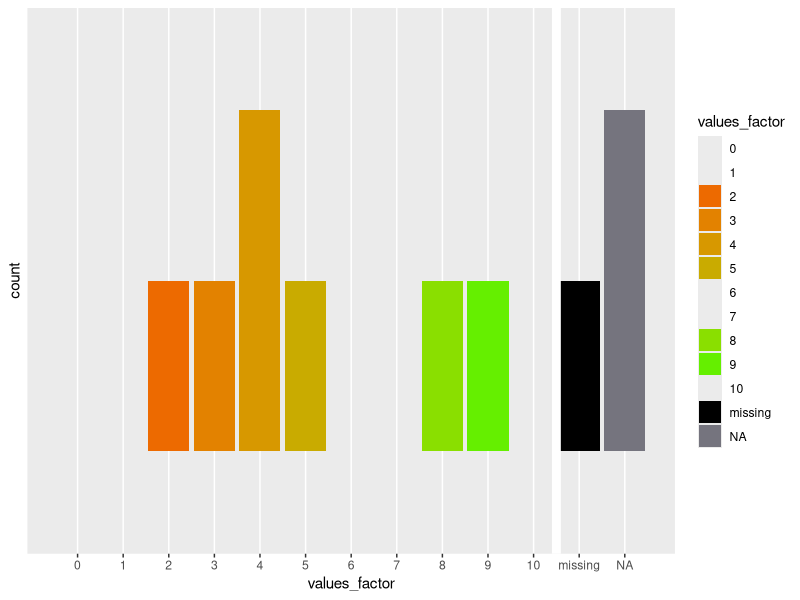
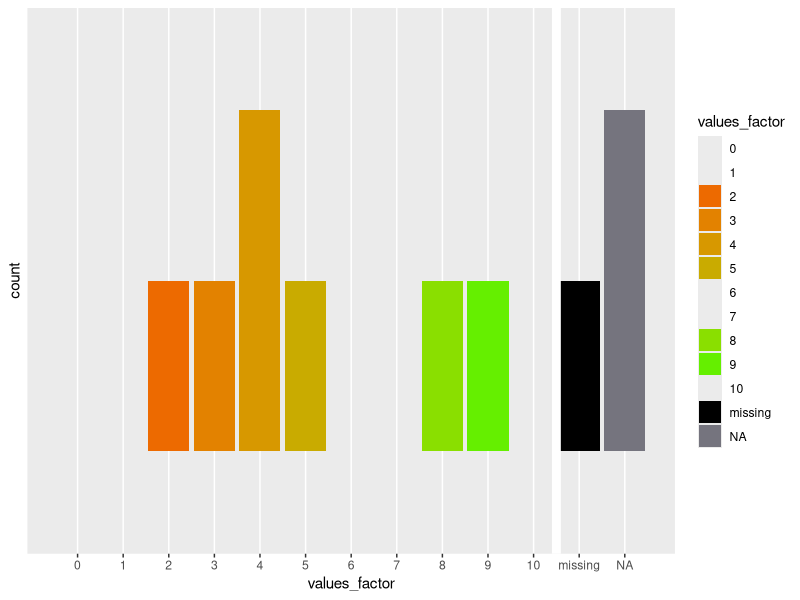

Reproduce these figures in R, in order.
## Startup #####################################################################
# clear workspace
rm(list = ls())

# Libraries!
library("ggplot2")



## functions ###################################################################
# validation
decode_and_validate<- function(vector_of_values, vector_of_possible_values, vector_of_possible_lables ){
  
  # save the original data
  output_df <- data.frame(values_original= vector_of_values)
  
  # convert it to a factor with the right order as the vector_of_possible_lables
  # indicates. With this transformation all values not specified in the 
  # vector_of_possible_values are turned NA
  output_df$values_factor   <- factor(x = output_df$values_original
                                      , levels = vector_of_possible_values
                                      , labels = vector_of_possible_lables)
                                      # , ordered = TRUE)
  
  # convert to character
  output_df$values_for_math <- as.character(x = output_df$values_factor)
  # convert to numeric - everything that is not a number is turned to NA so that
  # there is only a clean vector for doing math things
  suppressWarnings(
    output_df$values_for_math <- as.numeric(x = output_df$values_for_math)
    )
  return(output_df)
}


create_color_pallet <- function(vector_of_possible_values){
  # bob ross wants to create a bar plot with lots of happy little bars.
  
  # herefore he needs to know how many different happy bars should be there
  how_many_numbers = length(vector_of_possible_values)
  
  # one of the little bars doesn't want to be there all the time he checks if 
  # the grumpy missing value wants to be in this picture
  if (99 %in% vector_of_possible_values)
    how_many_numbers = how_many_numbers - 1
  
  # every happy little bar wants to be painted in a different color because 
  # every bar is different but equally important. Here the happy little bars want 
  # to be drawn either green or red.
  happy_little_bars_colors <- scales::seq_gradient_pal("red", "green", "Lab")(seq(0,1,length.out=how_many_numbers))
  
  # oh dear lets check again if grumpy missing value bar wants to be in our 
  # picture. If he wants to be here lets assign the grumpy missing value a 
  # different color because he's very special
  if (99 %in% vector_of_possible_values)
    happy_little_bars_colors[how_many_numbers+1] <-  "#000000"
  
  
  # now bob is taking his small detail brush dips it into some color and is 
  # ready to create all those little happy bars. He even thinks about the the 
  # NA bar that always gets sad because it only there when somebody didn't want
  # to share his thoughts and rather kept his hopes and dreams by himself.
  # Also if a happy little bar doesn't want to be there, he just paints the 
  # happy little bars with the color he promised to paint them
  twleve_inch_brush <- scale_fill_manual(values = happy_little_bars_colors , na.value="#75747E" ,drop=F)
  
  return(twleve_inch_brush)
}

seq_containing_min_and_max <- function(min, max, breaks){
  
  
}

## promo code ##################################################################
value <- c(0,1,2,3,4,5,6,7,8,9,10,99)
label <- c('0','1','2','3','4','5','6','7','8','9','10','missing')



values = round(runif(10, min=0, max=11))
values[1] = NA
values[2] = 99
values[3] = 11

data <- decode_and_validate(vector_of_values = values, vector_of_possible_values = value, vector_of_possible_lables = label)
head(data)



# data$values_for_math <- as.character(data$values_factor)
# data$values_for_math <- as.numeric(x = data$values_for_math)
# head(data)

decode_and_validate_df = data
vector_of_possible_values = value
vector_of_possible_lables = label


do_plot <- function(decode_and_validate_df, vector_of_possible_values, vector_of_possible_lables){
  # bob ross wants to create a beautiful little picture with lots of 
  # happy little bars  
  
  # first he needs to know how big his canvas has to be. 
  # The width of the painting will be determined by the possible happy bars
  # he can use length(vector_of_possible_values) to create his guides
  # bob also compensates for the NA bar +1.5 
  scale_x <- c(0.5, length(vector_of_possible_values) + 1.5)

  
  # getting to know the height of the painting is a little harder. 
  scale_y_data <- nrow(decode_and_validate_df)
  scale_y_max  <- scale_y_data + 2
  
  
  
  
  # also bob has to get to know all the bars who want to be on this picture and
  # how they want to be drawn 
  scale_fill_right = create_color_pallet(vector_of_possible_values)

  
  

  
  
  gg <- ggplot(data = decode_and_validate_df) + 
    geom_bar(aes(x = values_factor, fill = values_factor))+
    coord_cartesian(xlim = scale_x) + 
    scale_x_discrete(drop = FALSE) + 
    scale_y_discrete(limits = c(1:scale_y_max)
                     , breaks = 
                       seq(0, scale_y_data, ceiling(scale_y_data/4))
    ) + 
    scale_fill_right+
    geom_vline(xintercept = 11.5
               , color    = "#FFFFFF"
               , size     = 3, linetype = "solid")
  
  
  print(gg)
  return(gg)
}





  plot <- do_plot(decode_and_validate_df = data, vector_of_possible_values = value, vector_of_possible_lables = label)
  print(plot)


decode_and_validate_df$values_factor

